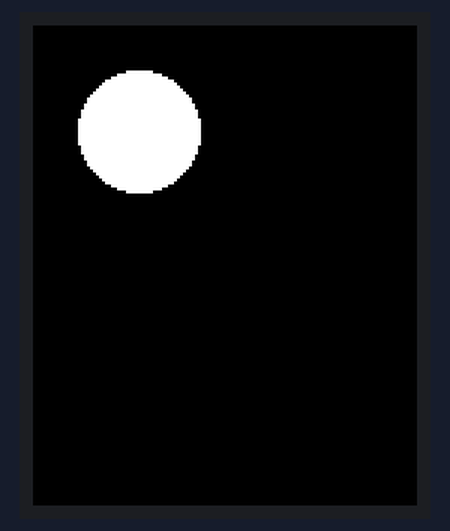
Bench run of a program on a simulated ESP32 board running MicroPython. Shown: 128×160 colour display. Library files of the repository ran but are not shown: ST7735.py.

Above: at 0.45 s.
At 5.59 s:
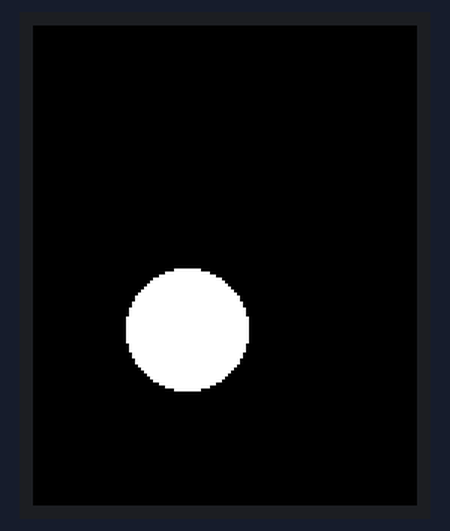
At 10.42 s:
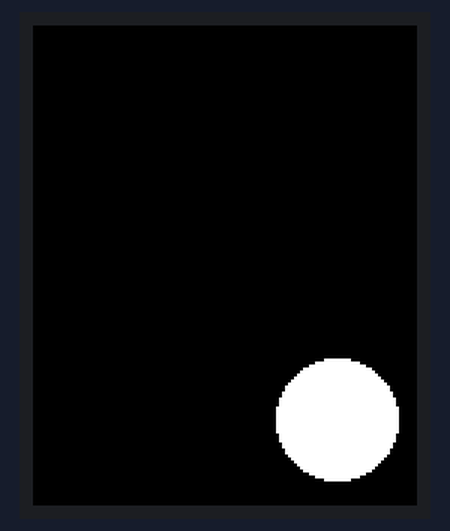
At 20.38 s:
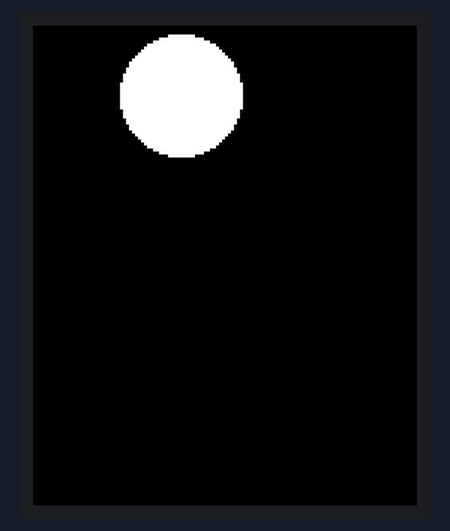
At 29.79 s:
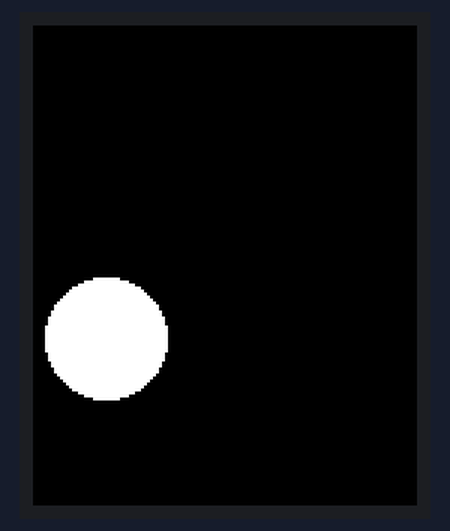
At 39.76 s:
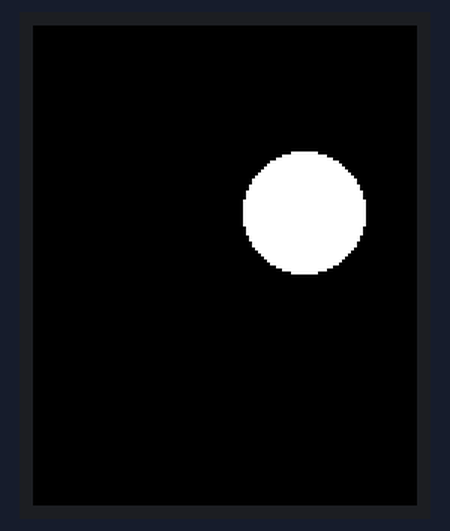

The program:

offscreen-buffer.py
```python
from machine import SPI,Pin
from ST7735 import TFT
spi = SPI(
    1,
    baudrate=20_000_000,
    polarity=0,
    phase=0,
    sck=Pin(6),
    mosi=Pin(7),
    miso=None
)

tft = TFT(
    spi,
    4,
    2,
    5
)

bl = Pin(3, Pin.OUT)
bl(1)   # WAJIB HIGH

tft.initr()
tft.rgb(True)
tft.fill(TFT.BLACK)

from framebuf import FrameBuffer, RGB565
buf = bytearray(128*160*2)
fb = FrameBuffer(buf, 128, 160, RGB565)

tft._setwindowloc((0,0),(127,159))

size=20
(xmax, ymax) = (128-size, 160-size)
(x, y) = (size, size)
(vx, vy) = (1, 1)

while True:
    fb.fill(0)
    fb.ellipse(x, y, size, size, 0xffff, True)
    x += vx
    if x == xmax or x == size:
        vx = -vx
    y += vy
    if y == ymax or y == size:
        vy = -vy
    tft._writedata(buf)
```
